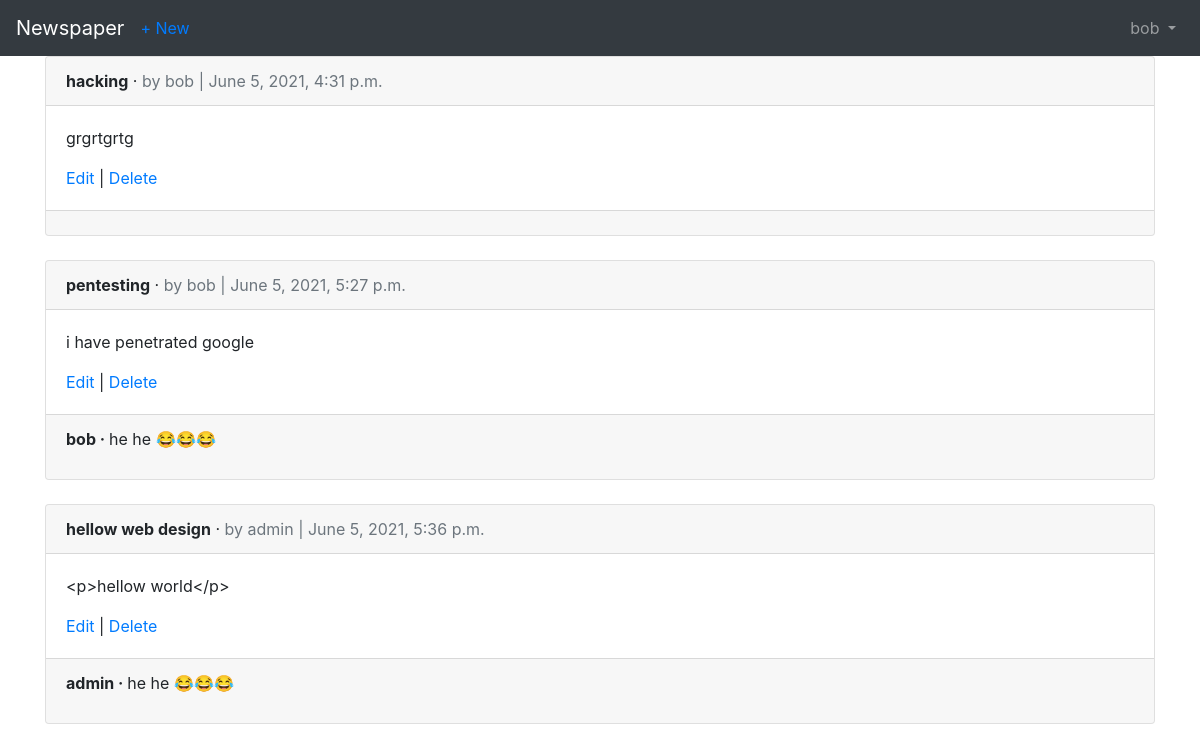
Screenshot of /articles/ (signed in) with the database file from the repository.
### accounts/models.py (models this page shows)
class CustomUser(AbstractUser):
    age=models.PositiveIntegerField(null=True,blank=True)

### articles/models.py (models this page shows, shortened)
class Article(models.Model):
    title=models.CharField(max_length=255)
    body=models.TextField()
    date=models.DateTimeField(auto_now_add=True)
    author=models.ForeignKey(get_user_model(),on_delete=models.CASCADE)

class Comment(models.Model):
    article=models.ForeignKey(Article,on_delete=models.CASCADE,related_name='comments')
    comment=models.CharField(max_length=140)
    author=models.ForeignKey(get_user_model(),on_delete=models.CASCADE)
    def __str__(self):
        return self.comment

### articles/views.py (the view)
# urls.py: path('',ArticleListView.as_view(),name='article_list'),
class ArticleListView(LoginRequiredMixin,ListView):
    model=Article
    template_name='article_list.html'

### templates/article_list.html (shortened to what this page needs)
{% extends 'base.html' %}
{% block content %}
{% for article in object_list %}
<div class="card">
<div class="card-header"><span class="font-weight-bold">{{ article.title }}</span> &middot;
<span class="text-muted">by {{ article.author }}
| {{ article.date }}</span>
</div>
<div class="card-body">
<p>{{ article.body }}</p>
<a href="{% url 'article_edit' article.pk %}">Edit</a> |
<a href="{% url 'article_delete' article.pk %}">Delete</a>
</div>
<div class="card-footer">
{% for comment in article.comments.all %}
<p>
<span class="font-weight-bold">
{{ comment.author }} &middot;
</span>
{{ comment }}
</p>
{% endfor %}
</div>
</div>
<br />
{% endfor %}
{% endblock content %}

### templates/base.html (shortened to what this page needs)
<!DOCTYPE html>
<html>
<head>
  <link rel="stylesheet" href="https://stackpath.bootstrapcdn.com/bootstrap/4.5.0/css/bootstrap.min.css">
</head>
<body>
  <nav class="navbar navbar-expand-lg navbar-dark bg-dark">
    <a class="navbar-brand" href="{% url 'home' %}">Newspaper</a>
    {% if user.is_authenticated %}
      <ul class="navbar-nav mr-auto">
        <li class="nav-item"><a href="{% url 'article_new'  %}">+ New</a></li>
      </ul>
    {% endif %}
    <div class="collapse navbar-collapse" id="navbarSupportedContent">
      {% if user.is_authenticated %}
        <ul class="navbar-nav ml-auto">
          <li class="nav-item">
            <a class="nav-link dropdown-toggle" href="#" id="navbarDropdown" role="button" data-toggle="dropdown" aria-haspopup="true" aria-expanded="false">
              {{ user.username }}
            </a>
          </li>
        </ul>
      {% endif %}
    </div>
  </nav>
  <main>
    <div class="container">
      {% block content %}
      {% endblock content %}
    </div>
  </main>
</body>
</html>

### rows the page displays
CustomUser: username "bob"
Article: title "hacking", author "bob", date "June 5, 2021, 4:31 p.m.", body "grgrtgrtg"
Article: title "pentesting", author "bob", date "June 5, 2021, 5:27 p.m.", body "i have penetrated google"
Comment: author "bob", comment "he he 😂😂😂"
Article: title "hellow web design", author "admin", date "June 5, 2021, 5:36 p.m.", body "<p>hellow world</p>"
Comment: author "admin", comment "he he 😂😂😂"
